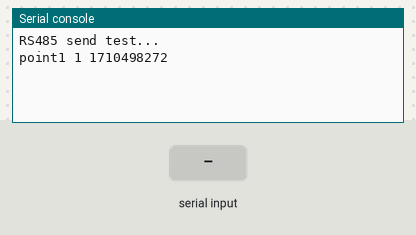
This program was run on a simulated Raspberry Pi Pico running MicroPython. Shown: the last lines printed to the serial console. Inputs (shaded band) come from the test bench. The clock reads 2024-03-15 10:24:30 at power-on unless the program sets it.

Above: at 3.3 s.
3.4 s: "1\n" received over the second serial link
At 4.2 s:
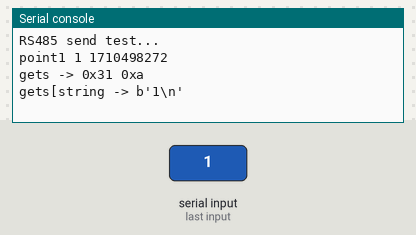
4.9 s: "0\n" received over the second serial link
At 5.4 s:
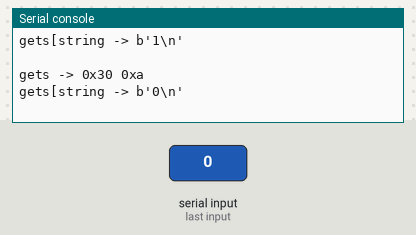
6.4 s: "2\n" received over the second serial link
At 7.8 s:
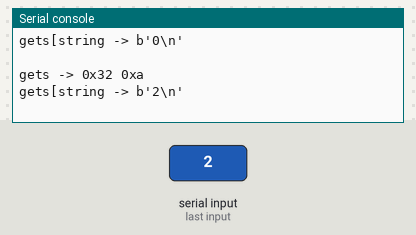

Measured:
- after the input at 3.4 s, the serial console: prints a new line at once (image 1)
- after the input at 4.9 s, the serial console: prints a new line at once (image 2)
- after the input at 6.4 s, the serial console: prints a new line at once (image 3)

The program:

main_old.py
```python
'''
 ##@name：		RS485_send.py
 ##@auther:		waveshare team
 ##@info:		This code has configured a serial port of Pico to connect to our PICO-2CH-RS485, 			which will continuously emit an incremental data.
    originally found on cnczone.nl, posted by Rikkepic:
    http://cnczone.nl/viewtopic.php?f=35&t=11605

    Parameters

    PD001   2   RS485 Control of run commands
    PD002   2   RS485 Control of operating frequency
    PD023   1   Reverse run enabled
    PD163   1   RS485 Address: 1
    PD164   1   RS485 Baud rate: 9600
    PD165   3   RS485 Mode: RTU, 8N1

    == Function Read ==

    ADDR    CMD     LEN     PAR     DATA        CRC
    0x01    0x01    0x03    0xA5    0x00 0x00   0x2C 0x6D       Read PD165 (165=0xA5)

    == Function Write ==

    ADDR    CMD     LEN     PAR     DATA        CRC
    0x01    0x02    0x03    0x03    0x09 0xC4   0x8F 0x8D       Write PD003 (0x9C4 = 2500 = 25.00Hz)

    == Control Write ==

    ADDR    CMD     LEN     DATA    CRC
    0x01    0x03    0x01    0x01    0x31 0x88                   Start spindle clockwise

    ADDR    CMD     LEN     DATA    CRC
    0x01    0x03    0x01    0x08    0xF1 0x8E                   Stop spindle

    ADDR    CMD     LEN     DATA    CRC
    0x01    0x03    0x01    0x11    0x30 0x44                   Start spindle counter-clockwise

    == Control Read ==

    ADDR    CMD     LEN     PAR     DATA        CRC
    0x01    0x04    0x03    0x00    0x00 0x00   0xF0 0x4E       Read Frequency

    ADDR    CMD     LEN     PAR     DATA        CRC
    0x01    0x04    0x03    0x02    0x00 0x00   0x51 0x8E       Read Output Current

    ADDR    CMD     LEN     PAR     DATA        CRC
    0x01    0x04    0x03    0x03    0x00 0x00   0x00 0x4E       Read Rotation

    ADDR    CMD     LEN     PAR     DATA        CRC
    0x01    0x04    0x03    0x04    0x00 0x00   0xB1 0x8F       Read DC Volatge

    ADDR    CMD     LEN     PAR     DATA        CRC
    0x01    0x04    0x03    0x05    0x00 0x00   0xE0 0x4F       Read AC Voltage

    ADDR    CMD     LEN     PAR     DATA        CRC
    0x01    0x04    0x03    0x07    0x00 0x00   0x41 0x8F       Read Temperature

    == Control Read ==

    ADDR    CMD     LEN     DATA        CRC
    0x01    0x05    0x02    0x09 0xC4   0xBF 0x0F               Write Frequency (0x9C4 = 2500 = 25.00HZ)

'''


from machine import UART, Pin
import time

#uart1 = UART(1, baudrate=115200, tx=Pin(4), rx=Pin(5))


def modbusCrc(msg:str) -> int:
    crc = 0xFFFF
    for n in range(len(msg)):
        crc ^= msg[n]
        for i in range(8):
            if crc & 1:
                crc >>= 1
                crc ^= 0xA001
            else:
                crc >>= 1
    return crc


#uart0 = UART(0, baudrate=9600, bits=8, parity=None, stop=1, tx=Pin(0), rx=Pin(1))
uart1 = UART(1, baudrate=9600, bits=8, parity=None, stop=1, tx=Pin(4), rx=Pin(5))
a=0
txData = b'RS485 send test...\r\n'
#uart0.write(txData)
print('RS485 send test...')
time.sleep(0.1)
START_SPINDLE=bytearray([0x01,0x03,0x01,0x01,0x31,0x88])
STOP_SPINDLE=bytearray( [0x01,0x03,0x01,0x08,0xF1,0x8E])
#RPM_SPINDLE1=bytearray(  [0x01,0x05,0x02,0x09,0xC4,0xBF,0x0F]) # Write Frequency (0x9C4 = 2500 = 25.00HZ)
#RPM_SPINDLE2=bytearray(  [0x01,0x05,0x02,0x09,0xC4,0xBF,0x0F]) # Write Frequency (0x9C4 = 2500 = 25.00HZ)
#RPM_SPINDLE3=bytearray(  [0x01,0x05,0x02,0x09,0xC4,0xBF,0x0F]) # Write Frequency (0x9C4 = 2500 = 25.00HZ)
RPM_SPINDLE=bytearray(  [0x01,0x05,0x02,0x09,0xC4,0xBF,0x0F]) # Write Frequency (0x9C4 = 2500 = 25.00HZ)
GET_SPINDLE=bytearray(  [ 0x01, 0x04, 0x03, 0x00, 0x00, 0x00 ]) #01 04 03 00 CRC
#                  gets -> 0x1   0x3   0x1   0x9  0x30  0x4e   0x1  0x3 0x1 0x0 0xf0 0x48
#                              0   1     2    3     x      x
FREQS =[6000,7000,8000,9000,12000]
#100 6000
#200 12000

commands=[STOP_SPINDLE,START_SPINDLE,RPM_SPINDLE,GET_SPINDLE]
commands_desc=['STOP_SPINDLE','START_SPINDLE','RPM_SPINDLE','GET_SPINDLE']
time.sleep(2)
# while True:
#     offset=a%4
#     #rpm=6000+(offset-2)*4000
#     print("\n",a)
#     cmd=commands[offset]
#     crc = modbusCrc(cmd[0:len(cmd)-2])
#     cmd[len(cmd)-2]=crc%256
#     cmd[len(cmd)-1]=crc//256
#     time.sleep(0.05) #50ms
#     while uart1.any() > 0:
#                 rxData = uart1.read()
#                 print("gets11 ->"," ".join(hex(n) for n in rxData))
#     print(commands_desc[offset]," ".join(hex(n) for n in cmd))
#     if offset==2 : # for set rpm
#         for hz in FREQS:
#             #hz = rpm / 60 * 100;
#             rpm =int(hz /60)*100;
#             cmd[3]=rpm//256
#             cmd[4]=rpm%256
#             print("rpm=",rpm,hz)
#             crc = modbusCrc(cmd[0:len(cmd)-2])
#             cmd[len(cmd)-2]=crc%256
#             cmd[len(cmd)-1]=crc//256
#             print("0x%04X"%(crc))
#             print("rpm ->",commands_desc[offset]," ".join(hex(n) for n in cmd))
#             #uart0.write(cmd)
#             uart1.write(cmd)
#             time.sleep(0.05) #50ms
#             while uart1.any() > 0:
#                 rxData = uart1.read()
#                 print("gets00 ->"," ".join(hex(n) for n in rxData))
#             time.sleep(10)
#     elif offset==3: # for get rpm
#         print("get ->",commands_desc[offset]," ".join(hex(n) for n in cmd))
#         uart1.write(cmd)
#         time.sleep(0.05) #50ms
#         while uart1.any() > 0:
#             rxData = uart1.read()
#             print("gets ->"," ".join(hex(n) for n in rxData))


#     else:
#         print("0x%04X"%(crc))
#         print("->",commands_desc[offset]," ".join(hex(n) for n in cmd))
#         #uart0.write(cmd)
#         uart1.write(cmd)
#     #uart0.write("{}\r\n".format(a))
#     a=a+1
#     time.sleep(20)
#     #time.sleep(0.5)

start_time=time.time()-1000
ii=0

while True:
        time.sleep(0.05) #50ms
        if time.time()-start_time>120:
            ii +=1
            start_time = time.time()
            print("point1",ii,start_time)
        while uart1.any() > 0:
            rxData = uart1.read()
            print("gets ->"," ".join(hex(n) for n in rxData))
            print("gets[string ->",rxData)
            print()
```
